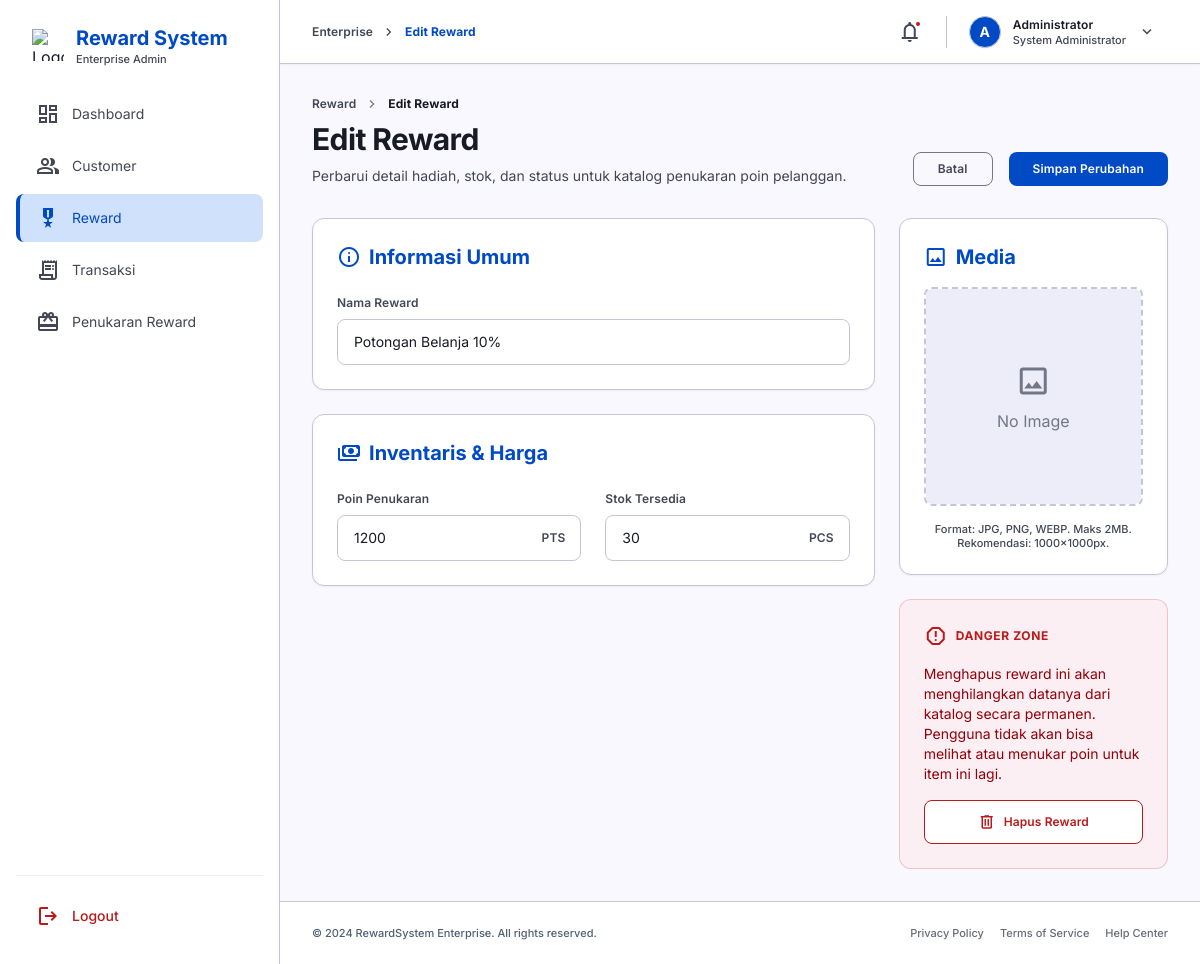
/reward/edit.php?id=2 (signed in), run on the app's committed database.
### tables this page shows
CREATE TABLE reward (
    id INT AUTO_INCREMENT PRIMARY KEY,
    nama_reward VARCHAR(150) NOT NULL,
    jumlah_poin INT NOT NULL,
    stok INT NOT NULL DEFAULT 0,
    foto VARCHAR(255) DEFAULT NULL,
    created_at TIMESTAMP DEFAULT CURRENT_TIMESTAMP,
    updated_at TIMESTAMP DEFAULT CURRENT_TIMESTAMP ON UPDATE CURRENT_TIMESTAMP
);

### reward/edit.php (the view, shortened to what this page needs)
<?php
require_once '../config/koneksi.php';
$id = (int)($_GET['id'] ?? 0);
$stmt = $conn->prepare("SELECT * FROM reward WHERE id = ?");
$stmt->bind_param("i", $id);
$stmt->execute();
$r = $stmt->get_result()->fetch_assoc();
require_once '../includes/header.php';
?>
<body class="bg-background text-on-surface antialiased min-h-screen flex">
  <?php require_once '../includes/sidebar.php'; ?>
  <div class="flex-1 w-full lg:ml-[280px] lg:w-auto flex flex-col min-h-screen transition-all duration-300">
    <?php require_once '../includes/topbar.php'; ?>
    <main class="flex-1 pt-24 px-margin-mobile lg:px-margin-desktop pb-8 max-w-[1200px] mx-auto w-full">
      <div class="flex flex-col sm:flex-row sm:items-end justify-between mb-8 gap-4">
        <div>
          <nav aria-label="Breadcrumb" class="flex items-center gap-2 mb-2">
            <a class="text-on-surface-variant font-label-md text-label-md hover:text-primary transition-colors" href="index.php">Reward</a>
            <span class="material-symbols-outlined text-[16px] text-outline">chevron_right</span>
            <span class="text-on-surface font-label-md text-label-md font-bold">Edit Reward</span>
          </nav>
          <h2 class="font-display-md text-display-md text-on-surface mb-2">Edit Reward</h2>
          <p class="font-body-md text-body-md text-on-surface-variant mt-1">Perbarui detail hadiah, stok, dan status untuk katalog penukaran poin pelanggan.</p>
        </div>
        <div class="flex gap-stack-md w-full sm:w-auto mt-4 sm:mt-0">
          <a href="index.php" class="flex-1 sm:flex-none px-6 py-2 border border-outline text-on-surface-variant rounded-lg font-label-md text-label-md hover:bg-surface-container-high transition-all active:scale-95 text-center">
            Batal
          </a>
          <button type="submit" form="form-edit" class="flex-1 sm:flex-none px-6 py-2 bg-primary text-on-primary rounded-lg font-label-md text-label-md hover:shadow-lg hover:shadow-primary/20 transition-all active:scale-95 text-center">
            Simpan Perubahan
          </button>
        </div>
      </div>
      <form id="form-edit" action="update.php" method="POST" enctype="multipart/form-data">
        <div class="grid grid-cols-12 gap-gutter">
          <div class="col-span-12 lg:col-span-8 flex flex-col gap-gutter">
            <div class="glass-card p-stack-lg rounded-xl shadow-sm">
              <div class="flex items-center gap-2 mb-6 text-primary">
                <span class="material-symbols-outlined">info</span>
                <h3 class="font-headline-md text-headline-md font-bold">Informasi Umum</h3>
              </div>
              <div class="space-y-6">
                <div class="grid grid-cols-1 gap-2">
                  <label class="font-label-md text-label-md text-on-surface-variant">Nama Reward</label>
                  <input
                    class="w-full px-4 py-3 bg-surface-container-lowest border border-outline-variant rounded-lg focus:ring-2 focus:ring-primary/20 focus:border-primary outline-none transition-all font-body-md text-body-md"
                    name="nama_reward"
                    placeholder="Masukkan nama reward..."
                    type="text"
                    value="<?= htmlspecialchars($r['nama_reward']) ?>"
                    required
                  />
                </div>
              </div>
            </div>
            <div class="glass-card p-stack-lg rounded-xl shadow-sm">
              <div class="flex items-center gap-2 mb-6 text-primary">
                <span class="material-symbols-outlined">payments</span>
                <h3 class="font-headline-md text-headline-md font-bold">Inventaris & Harga</h3>
              </div>
              <div class="grid grid-cols-2 gap-stack-lg">
                <div class="grid grid-cols-1 gap-2">
                  <label class="font-label-md text-label-md text-on-surface-variant">Poin Penukaran</label>
                  <div class="relative">
                    <input
                      class="w-full pl-4 pr-12 py-3 bg-surface-container-lowest border border-outline-variant rounded-lg focus:ring-2 focus:ring-primary/20 focus:border-primary outline-none transition-all font-body-md text-body-md"
                      name="jumlah_poin"
                      type="number"
                      value="<?= $r['jumlah_poin'] ?>"
                      min="1"
                      required
                    />
                    <span class="absolute right-4 top-1/2 -translate-y-1/2 font-label-md text-label-md text-on-surface-variant">PTS</span>
                  </div>
                </div>
                <div class="grid grid-cols-1 gap-2">
                  <label class="font-label-md text-label-md text-on-surface-variant">Stok Tersedia</label>
                  <div class="relative">
                    <input
                      class="w-full pl-4 pr-12 py-3 bg-surface-container-lowest border border-outline-variant rounded-lg focus:ring-2 focus:ring-primary/20 focus:border-primary outline-none transition-all font-body-md text-body-md"
                      name="stok"
                      type="number"
                      value="<?= $r['stok'] ?>"
                      min="0"
                      required
                    />
                    <span class="absolute right-4 top-1/2 -translate-y-1/2 font-label-md text-label-md text-on-surface-variant">PCS</span>
                  </div>
                </div>
              </div>
            </div>
          </div>
          <div class="col-span-12 lg:col-span-4 flex flex-col gap-gutter">
            <div class="glass-card p-stack-lg rounded-xl shadow-sm">
              <div class="flex items-center gap-2 mb-4 text-primary">
                <span class="material-symbols-outlined">image</span>
                <h3 class="font-headline-md text-headline-md font-bold">Media</h3>
              </div>
              <div class="relative group rounded-lg overflow-hidden border-2 border-dashed border-outline-variant aspect-square mb-4">
                <?php if (!empty($r['foto']) && file_exists('../uploads/reward/' . $r['foto'])): ?>
                  <img id="preview-image" class="w-full h-full object-cover" src="../uploads/reward/<?= htmlspecialchars($r['foto']) ?>" alt="Reward Image"/>
                <?php else: ?>
                  <div id="preview-placeholder" class="w-full h-full flex flex-col items-center justify-center bg-surface-container">
                    <span class="material-symbols-outlined text-outline text-4xl">image</span>
                    <span class="text-outline font-label-sm mt-2">No Image</span>
                  </div>
                <?php endif; ?>
              </div>
              <p class="font-label-sm text-label-sm text-on-surface-variant text-center">Format: JPG, PNG, WEBP. Maks 2MB. Rekomendasi: 1000x1000px.</p>
            </div>
            <div class="bg-error-container/30 border border-error/20 p-stack-lg rounded-xl">
              <div class="flex items-center gap-2 mb-4 text-error">
                <span class="material-symbols-outlined">report</span>
                <h3 class="font-label-md text-label-md font-bold uppercase tracking-wider">Danger Zone</h3>
              </div>
              <p class="font-body-md text-body-md text-on-error-container mb-4">Menghapus reward ini akan menghilangkan datanya dari katalog secara permanen. Pengguna tidak akan bisa melihat atau menukar poin untuk item ini lagi.</p>
              <button type="button" onclick="confirmDelete(<?= $r['id'] ?>)" class="w-full py-3 bg-white border border-error text-error rounded-lg font-label-md text-label-md hover:bg-error hover:text-white transition-all active:scale-95 flex items-center justify-center gap-2">
                <span class="material-symbols-outlined text-[18px]">delete</span>
                Hapus Reward
              </button>
            </div>
          </div>
        </div>
      </form>
    </main>
      <footer class="mt-auto py-4 lg:py-6 px-margin-mobile lg:px-margin-desktop border-t border-outline-variant bg-surface-container-lowest flex flex-col sm:flex-row justify-between items-center w-full gap-3">
        <p class="font-label-sm text-label-sm text-secondary text-center sm:text-left">© 2024 RewardSystem Enterprise. All rights reserved.</p>
        <div class="flex gap-4">
          <a class="font-label-sm text-label-sm text-on-surface-variant hover:text-primary transition-colors opacity-80 hover:opacity-100" href="#">Privacy Policy</a>
          <a class="font-label-sm text-label-sm text-on-surface-variant hover:text-primary transition-colors opacity-80 hover:opacity-100" href="#">Terms of Service</a>
          <a class="font-label-sm text-label-sm text-on-surface-variant hover:text-primary transition-colors opacity-80 hover:opacity-100" href="#">Help Center</a>
        </div>
      </footer>
  </div>
</body>
</html>

### includes/header.php (style rules this page uses)
.material-symbols-outlined { font-variation-settings: 'FILL' 0, 'wght' 400, 'GRAD' 0, 'opsz' 24; }
.glass-card { background: #ffffff; border: 1px solid #c3c6d7; box-shadow: 0px 1px 3px rgba(0,0,0,0.05); }

### data on the page
reward: nama_reward "Potongan Belanja 10%", jumlah_poin "1200", stok "30"

### other printed values
$page_title "Edit Reward"
substr($_SESSION['admin_nama'], 0, 1) "A"
$_SESSION['admin_nama'] "Administrator"
